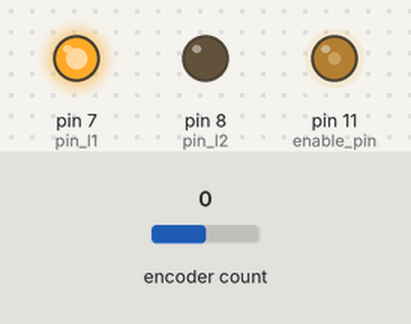
A sketch run on a simulated Arduino Uno, built with avr-gcc and run on an emulated ATmega328P. Parts: output pins drawn as LEDs (lit = HIGH). The inputs (shaded band) are chosen by the test bench; at power-on: encoder count 0. What the sketch prints to the serial monitor is not drawn.

Above: at 0.1 s.
Timing chart, 0 to 1.6 s (numbered marks = the images above):
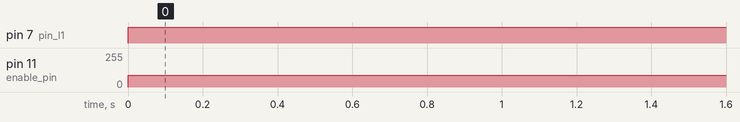

Measured:
- by itself, pin 7 (pin_l1): LOW → HIGH at 0.00 s
- by itself, pin 11 (enable_pin): 0/255 → 90/255 at 0.00 s

The sketch:

encoder_test.ino
```cpp
#include <PID_v1.h>
#include <Encoder.h>

//Global vars
  int enable_pin = 11;
  int pin_l1 = 7;  //pin l3 for now
  int pin_l2 = 8;  //pin l4 for now
  int pin_e1 = 2;
  int pin_e2 = 4;
  const int irSense = A0;          // Connect sensor to analog pin A0
  int distance = 0;
  int sample = 0;
  int temp = 0;
  unsigned long j=0;
  int count = 0;


//Encoder vars
  Encoder enc_pos(pin_e1, pin_e2);
  long pos_val  = -999;


void setup() {
  // put your setup code here, to run once:
  pinMode(enable_pin, OUTPUT);
  pinMode(pin_l1, OUTPUT);
  pinMode(pin_l2, OUTPUT);
  Serial.begin(9600);


}

int i = 0;
int check = 0;

void loop() {
   // Serial.println("");

  // put your main code here, to run repeatedly:
//  digitalWrite(enable_pin, HIGH);
  analogWrite(enable_pin, 90);

//   low on 1 and high on 2
  digitalWrite(pin_l1, HIGH);
  digitalWrite(pin_l2, LOW);
//  Serial.print("done");


  //Encoder stuff
   check++;
    double new_pos_val;
    new_pos_val = ((int(enc_pos.read()))%720)*float(360)/720;


    if(new_pos_val>350 && i==2 ) {
      i = 0;
      count++;
    }

      if(check%100 == 0)
      Serial.println(count);

    if(new_pos_val < 20)
      i = 2;
   // Serial.println(new_pos_val);

    }
```
